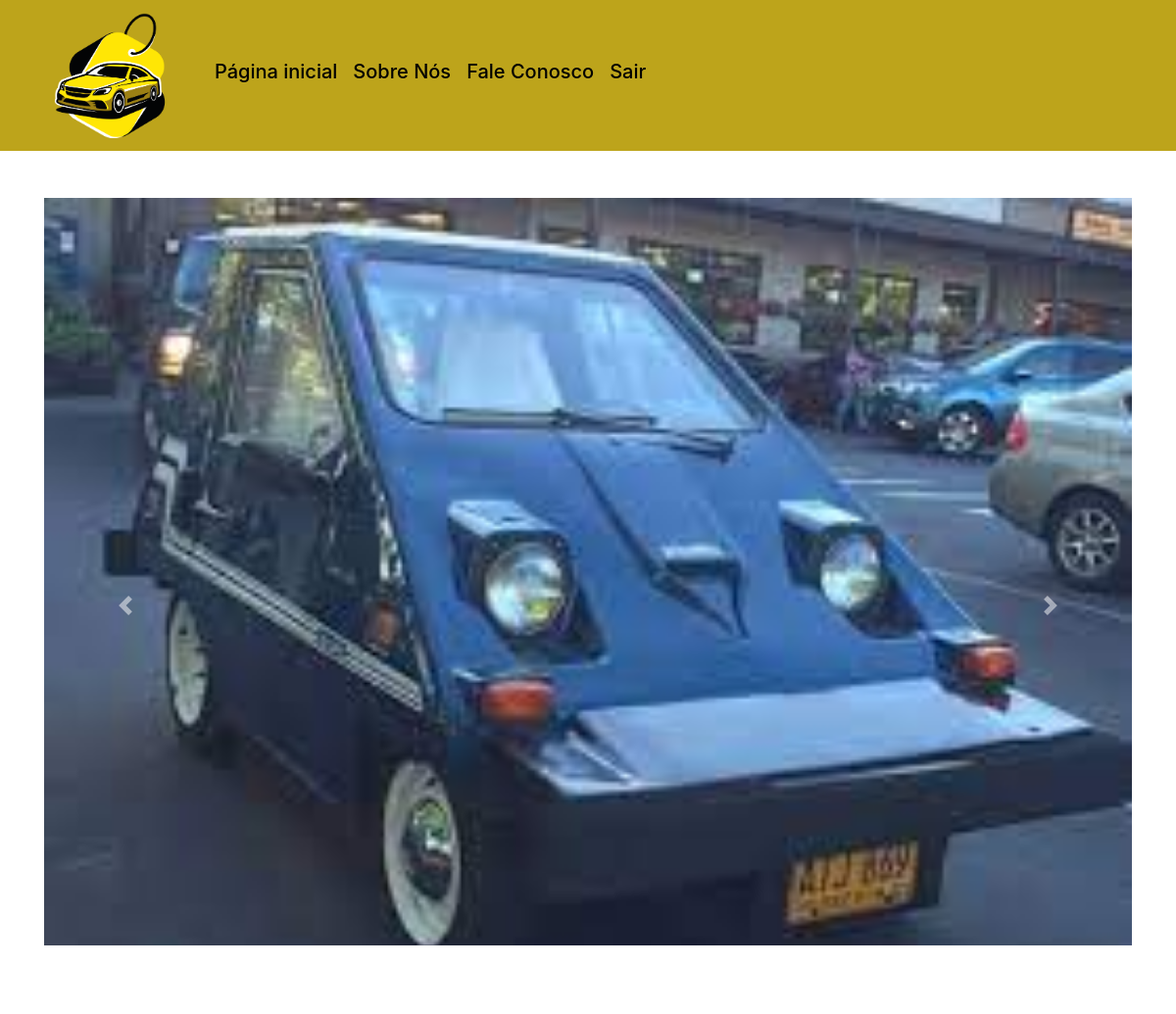
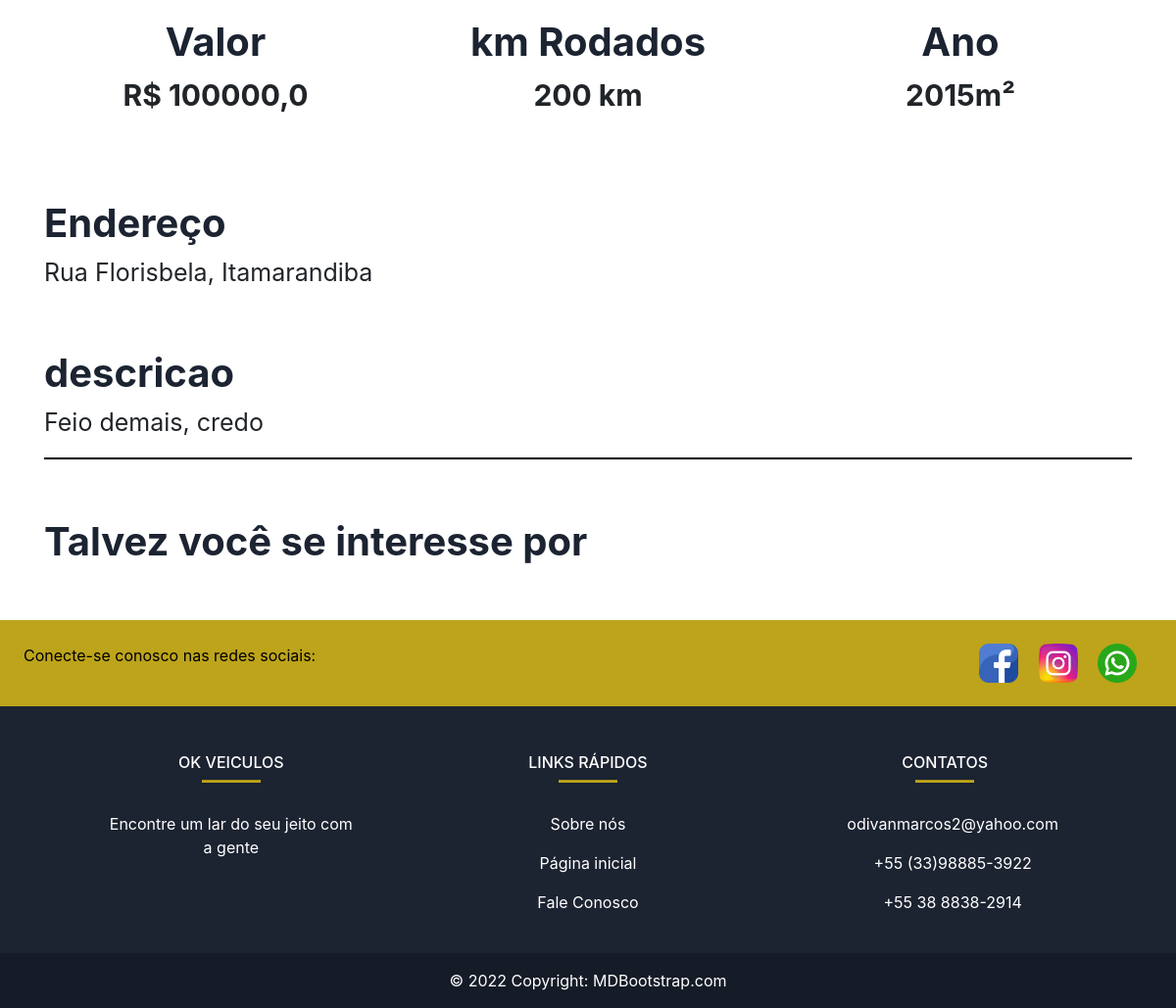
Screenshot of /veiculo/1 (signed in) with the database file from the repository (2 pictures, top to bottom).
### plataforma/models.py (models this page shows)
class Imagem(models.Model):
    img = models.ImageField(upload_to='img')
    def __str__(self ) -> str:
        return self.img.url

class Veiculo(models.Model):
    choices_combustivel = (('G','Gasolina'),
                                            ('A','Alcool'),
                                            ('D','Diesel'),
                                            ('E', 'Eletrico'),
                                            ('F','Flex'))
    imagens = models.ManyToManyField(Imagem)
    valor = models.FloatField()
    modelo = models.CharField(max_length=30)
    kmRodados = models.IntegerField()
    ano = models.PositiveIntegerField()
    cor = models.CharField(max_length=30)
    tipo_combustivel = models.CharField(choices=choices_combustivel, max_length=1)
    descricao = models.TextField(max_length=255)
    cidade = models.ForeignKey(Cidade, on_delete=models.DO_NOTHING)
    bairro = models.CharField(max_length=60)
    rua = models.CharField(max_length=60)

class Cidade(models.Model):
    nome = models.CharField(max_length=60)
    def __str__(self) -> str:
        return self.nome

### plataforma/views.py (the view)
# urls.py: path('veiculo/<str:id>', views.veiculo, name="veiculo"),
def veiculo(request, id):
    veiculo = get_object_or_404(Veiculo, id=id)
    sugestoes = Veiculo.objects.filter(cidade=veiculo.cidade).exclude(id=id)[:2]
    return render(request, 'veiculo.html', {'veiculo': veiculo, 'sugestoes': sugestoes, 'id': id})

### plataforma/templates/veiculo.html (shortened to what this page needs)
{% extends 'base.html' %}
{% load static %}
{% block 'head' %}
<link rel="stylesheet" href="{% static 'plataforma/css/home.css' %}">
{% endblock  %}
{% block 'body' %}
    <div style="text-align: center" class="container">
        <br>
        <br>
        <div id="carouselExampleControls" class="carousel slide" data-ride="carousel">
            <div class="carousel-inner">
                {% for img in veiculo.imagens.all  %}
                    <div class="carousel-item {% if forloop.first %} active {% endif %}" >
                        <img class="d-block w-100" src="{{img}}" alt="First slide">
                    </div>
                {% endfor %}
            </div>
        <a class="carousel-control-prev" href="#carouselExampleControls" role="button" data-slide="prev">
            <span class="carousel-control-prev-icon" aria-hidden="true"></span>
        </a>
        <a class="carousel-control-next" href="#carouselExampleControls" role="button" data-slide="next">
            <span class="carousel-control-next-icon" aria-hidden="true"></span>
        </a>
    </div>
        <div class="row">
            <div class="col-md">
                <h3 class="titulo_especificacao">Valor</h3>
                <p class="especificacao">R$ {{veiculo.valor}}</p>
            </div>
            <div class="col-md">
                <h3 class="titulo_especificacao">km Rodados</h3>
                <p class="especificacao">{{veiculo.kmRodados}} km</p>
            </div>
            <div class="col-md">
                <h3 class="titulo_especificacao">Ano</h3>
                <p class="especificacao">{{veiculo.ano}}m²</p>
            </div>
        </div>
        <br>
        <br>
        <div style="text-align: left">
            <h3 class="titulo_especificacao">Endereço</h3>
            <p class="especificacao_endereco">{{veiculo.rua}}, {{veiculo.cidade }}</p>
        </div>
        <br>
        <div style="text-align: left">
            <h3 class="titulo_especificacao">descricao</h3>
            <p class="especificacao_endereco">{{veiculo.descricao}}</p>
        </div>
        <hr style="border: 1px solid black">
        <br>
        <div class="div_possivel_interesse">
            <h3 class="titulo_especificacao">Talvez você se interesse por</h3>
        </div>
    </div>
{% endblock  %}

### templates/static/plataforma/css/home.css (style rules this page uses)
.titulo_especificacao { color: #1C2331; font-weight: bold; margin-top: 20px; font-size: 40px; }
.especificacao { font-size: 30px; font-weight: bold; }
.especificacao_endereco { font-size: 25px; }
.div_possivel_interesse { text-align: left; }

### rows the page displays
Imagem: img (picture)
Veiculo: valor "100000,0", kmRodados "200", ano "2015", rua "Rua Florisbela", cidade "Itamarandiba", descricao "Feio demais, credo"
